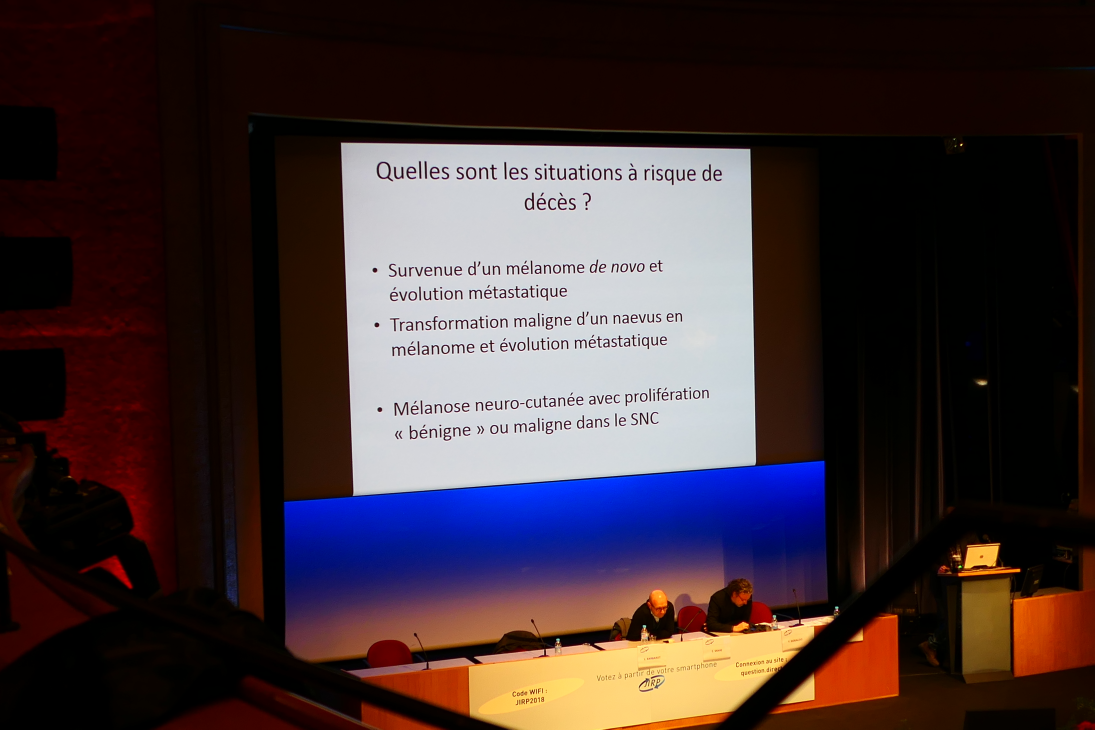
#> input picture P1000229.JPG, 5472 x 3648 px, found by its file name (shown at 1/5 size)
$ python scan.py   (older library calls are emulated)
#> lines starting #> are read from the running program, lines starting #| are printed output that depends on the picture; after the words box and inside, x2 and y2 are one past the last pixel; in counts of white or black regions, pixels touching at a corner belong together
# USAGE
# python scan.py --image images/page.jpg

# import packages
from pyimagesearch.transform import four_point_transform
import numpy as np
import cv2
from skimage.filters import threshold_local
import imutils

from matplotlib import pyplot as plt

# load the image from the rep

image = cv2.imread('P1000229.jpg',0)
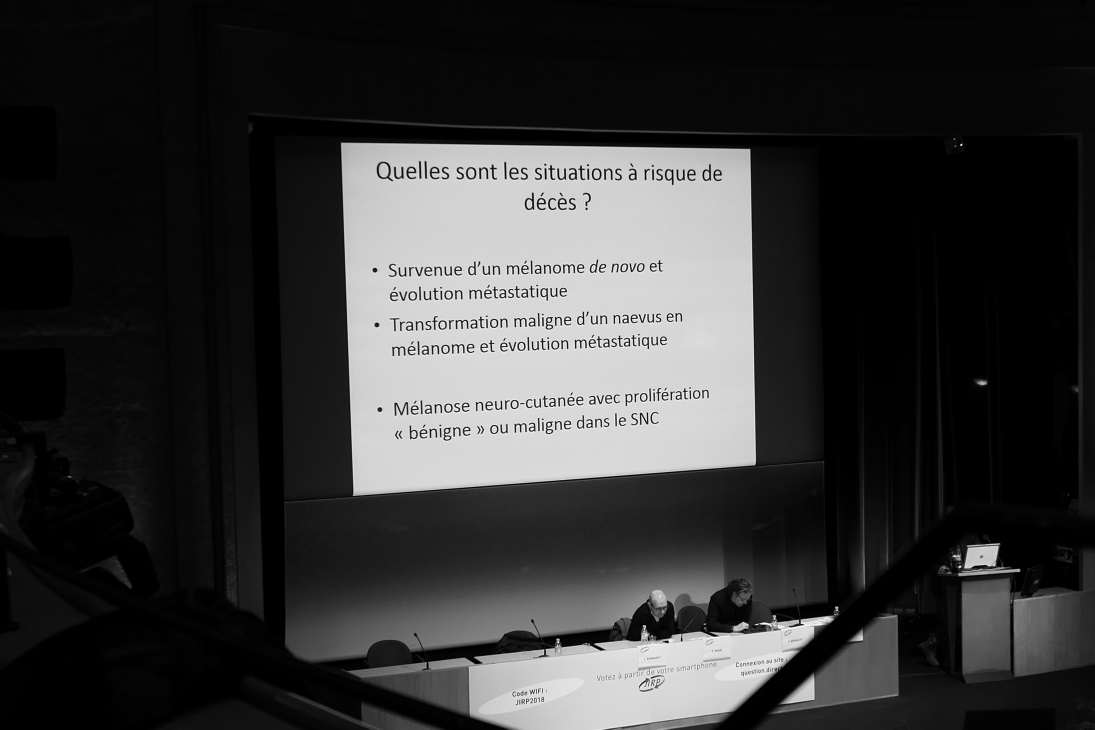
#> image: shape (3648, 5472) (shown at 1/5 size); min 0, max 255, mean 53.8

#Resize image to make it faster
ratio = image.shape[0] / 500.0
#> ratio = 7.3
orig = image.copy()
image = imutils.resize(image, height = 500)
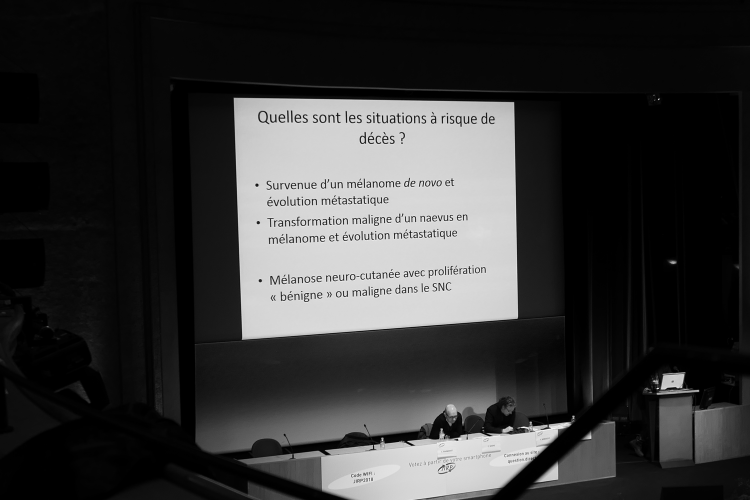
#> image: shape (500, 750); min 0, max 246, mean 53.8


# grayscale, blur, and find edges
blur = cv2.GaussianBlur(image,(5,5),0)
gray = cv2.GaussianBlur(image, (5, 5), 0)
edged = cv2.Canny(gray, 75, 200)
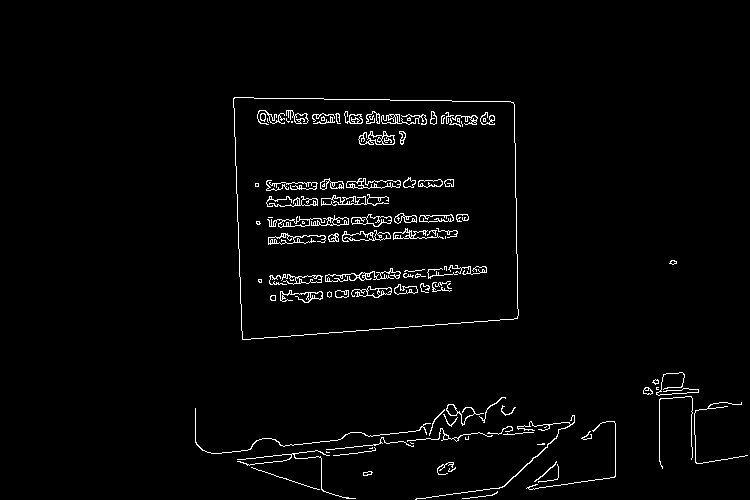
#> edged: shape (500, 750); 2.3% white in thin lines or dots, all inside (x1, y1, x2, y2) = (195, 97, 748, 500)

cv2.imshow('P1000229.jpg', image)

# show the original image and the edge detected image
print("We detect edges")
cv2.imshow("Blur", blur)
cv2.imshow("Edges", edged)


cv2.waitKey(0)
cv2.destroyAllWindows()

# find the contours in the edged image, keeping only the largest ones, and initialize the screen contour
cnts = cv2.findContours(edged.copy(), cv2.RETR_LIST, cv2.CHAIN_APPROX_SIMPLE)
#> cnts = 245 contours, 159 with area under 20; largest, box (x1, y1, x2, y2) and area: (233, 97, 519, 340) 63884, (233, 97, 519, 340) 63881, (346, 178, 401, 189) 332, (351, 214, 392, 227) 271, (358, 131, 395, 145) 239
cnts = cnts[0] if imutils.is_cv2() else cnts[1]
cnts = sorted(cnts, key = cv2.contourArea, reverse = True)[:5]
#> cnts = 5 contours; box (x1, y1, x2, y2) and area: (233, 97, 519, 340) 63884, (233, 97, 519, 340) 63881, (346, 178, 401, 189) 332, (351, 214, 392, 227) 271, (358, 131, 395, 145) 239

#Analyze the contours
for c in cnts:
	# approximate the contours
	peri = cv2.arcLength(c, True)
	approx = cv2.approxPolyDP(c, 0.02 * peri, True)

	# if our approximated contour has four points, then we
	# can assume that we have found our screen
	if len(approx) == 4:
		screenCnt = approx
		break
#> this loop made 1 pass
#> (peri, screenCnt) on pass 1: (1029.4, [[233, 98], [242, 339], [517, 318], [513, 102]])

# show the contour of the piece of paper
cv2.drawContours(image, [screenCnt], -1, (250, 0, 0), 4)
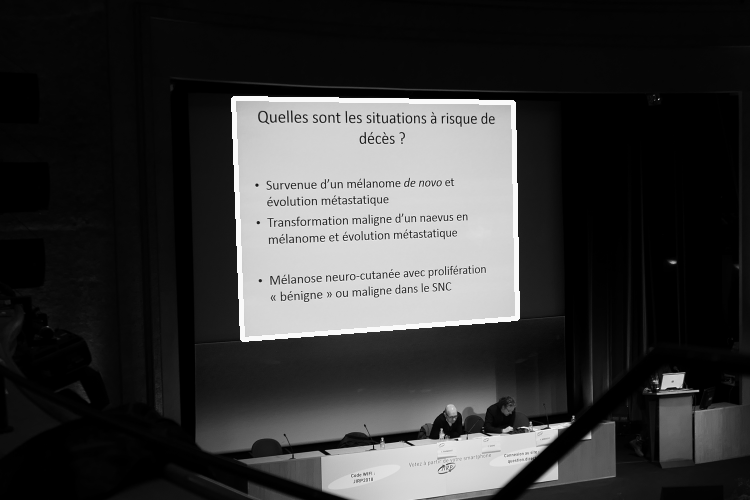
#> image: shape (500, 750); 1.35% of pixels changed, all inside (x1, y1, x2, y2) = (231, 96, 520, 342)
cv2.imshow("Outline", image)
cv2.waitKey(0)
cv2.destroyAllWindows()

# apply the four point transform to obtain a top-down
# view of the original image
#> (the run stopped early here; a loop or call above may not have finished)

$ run again, with P1000226.JPG copied over P1000229.JPG
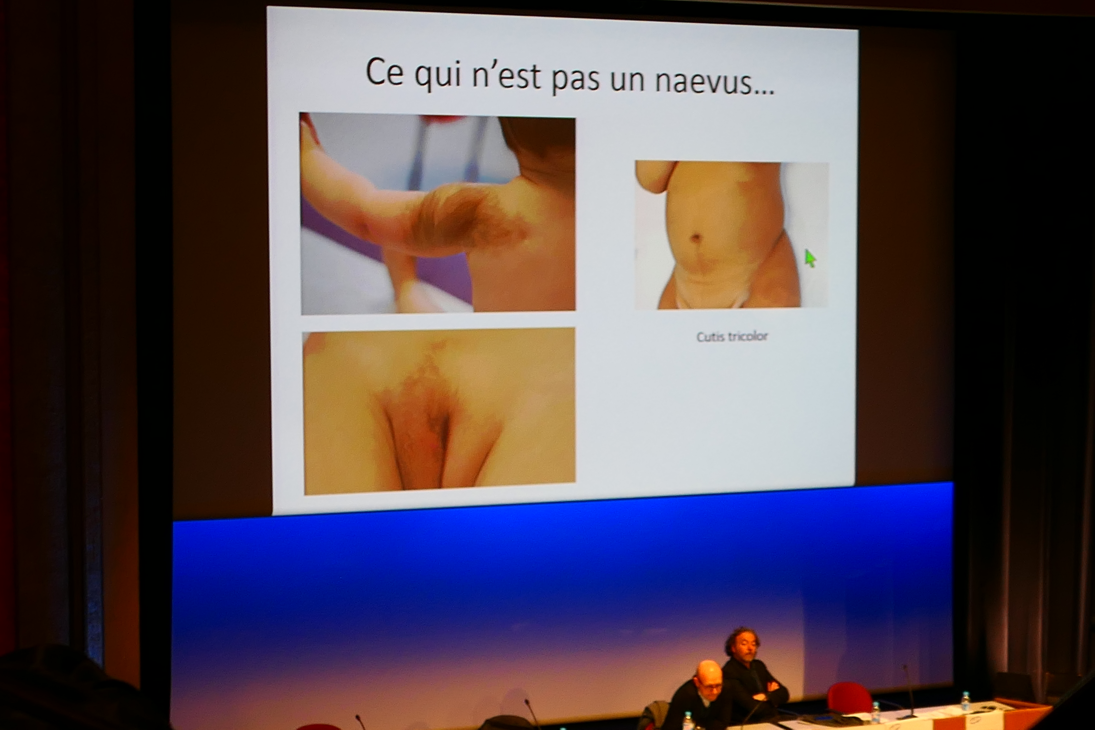
#> input picture P1000226.JPG, 5472 x 3648 px, found by its file name (shown at 1/5 size)
#> `edged = cv2.Canny(gray, 75, 200)`:
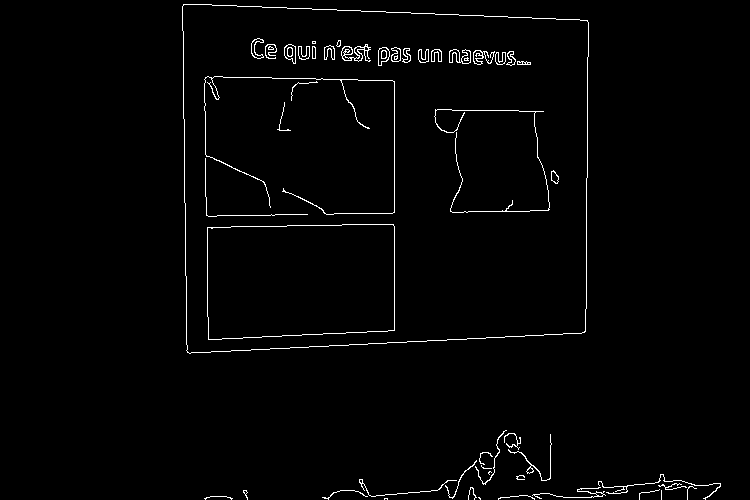
#> edged: shape (500, 750); 1.7% white in thin lines or dots, all inside (x1, y1, x2, y2) = (182, 4, 721, 500)
#> `cnts = cv2.findContours(edged.copy(), cv2.RETR_LIST, cv2.CHAIN_APPROX_..`: cnts = 94 contours, 40 with area under 20; largest, box (x1, y1, x2, y2) and area: (182, 4, 589, 354) 133166, (182, 4, 589, 354) 133164, (207, 224, 395, 340) 20428, (207, 224, 395, 340) 20424, (341, 44, 371, 62) 216
#> `cnts = sorted(cnts, key = cv2.contourArea, reverse = True)[:5]`: cnts = 5 contours; box (x1, y1, x2, y2) and area: (182, 4, 589, 354) 133166, (182, 4, 589, 354) 133164, (207, 224, 395, 340) 20428, (207, 224, 395, 340) 20424, (341, 44, 371, 62) 216
#> the loop `for c in cnts:` made 1 pass
#> (peri, screenCnt) on pass 1: (1482.1, [[183, 4], [187, 352], [585, 331], [587, 20]])
#> `cv2.drawContours(image, [screenCnt], -1, (250, 0, 0), 4)`:
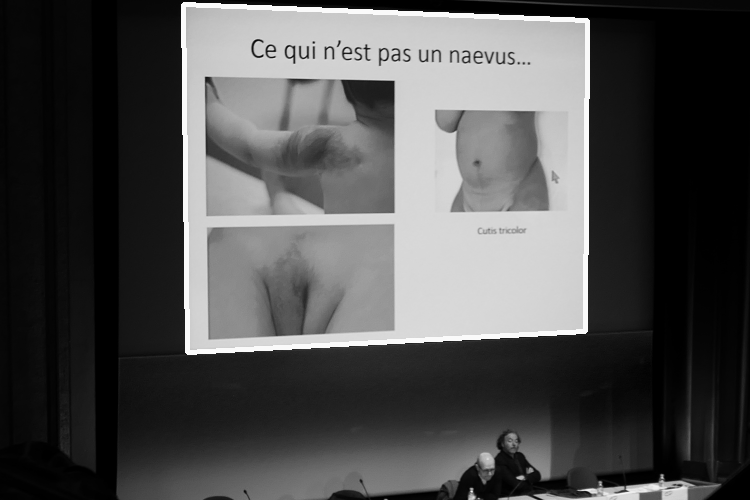
#> image: shape (500, 750); min 0, max 250, mean 78.4

$ run again, with P1000227.JPG copied over P1000229.JPG
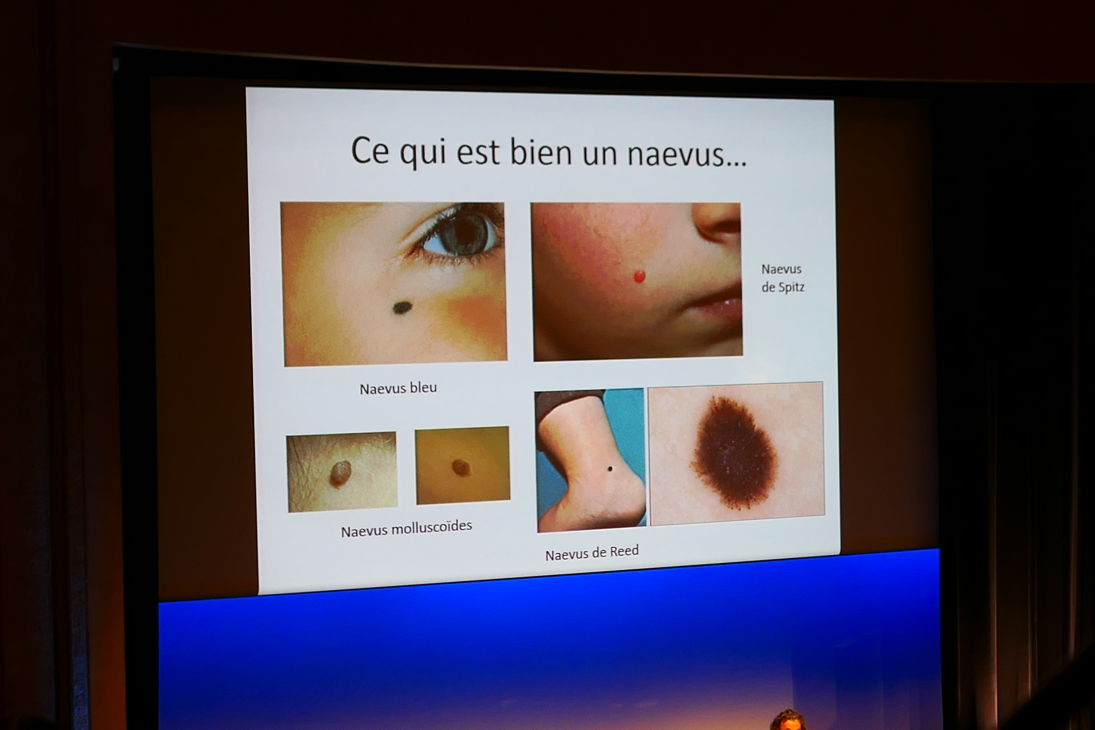
#> input picture P1000227.JPG, 5472 x 3648 px, found by its file name (shown at 1/5 size)
#> `edged = cv2.Canny(gray, 75, 200)`:
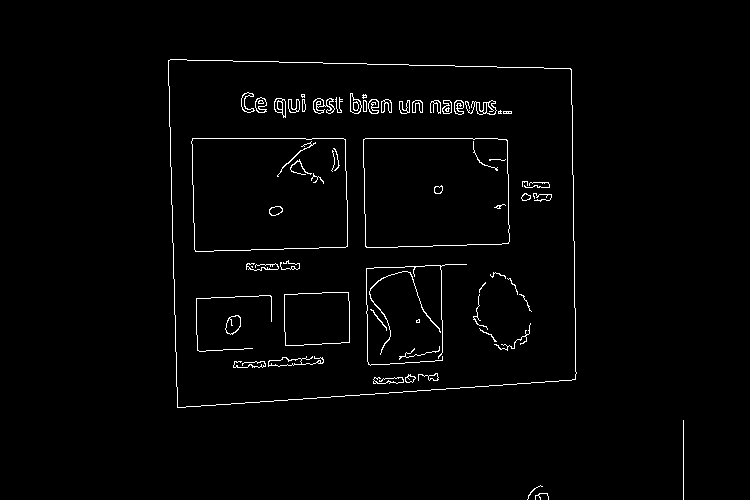
#> edged: shape (500, 750); 1.8% white in thin lines or dots, all inside (x1, y1, x2, y2) = (168, 59, 684, 500)
#> `cnts = cv2.findContours(edged.copy(), cv2.RETR_LIST, cv2.CHAIN_APPROX_..`: cnts = 117 contours, 51 with area under 20; largest, box (x1, y1, x2, y2) and area: (168, 59, 577, 408) 132244, (168, 59, 577, 408) 132241, (191, 138, 348, 252) 16996, (191, 138, 348, 252) 16994, (363, 138, 510, 248) 15422
#> `cnts = sorted(cnts, key = cv2.contourArea, reverse = True)[:5]`: cnts = 5 contours; box (x1, y1, x2, y2) and area: (168, 59, 577, 408) 132244, (168, 59, 577, 408) 132241, (191, 138, 348, 252) 16996, (191, 138, 348, 252) 16994, (363, 138, 510, 248) 15422
#> the loop `for c in cnts:` made 1 pass
#> (peri, screenCnt) on pass 1: (1480.4, [[168, 60], [177, 407], [575, 379], [570, 68]])
#> `cv2.drawContours(image, [screenCnt], -1, (250, 0, 0), 4)`:
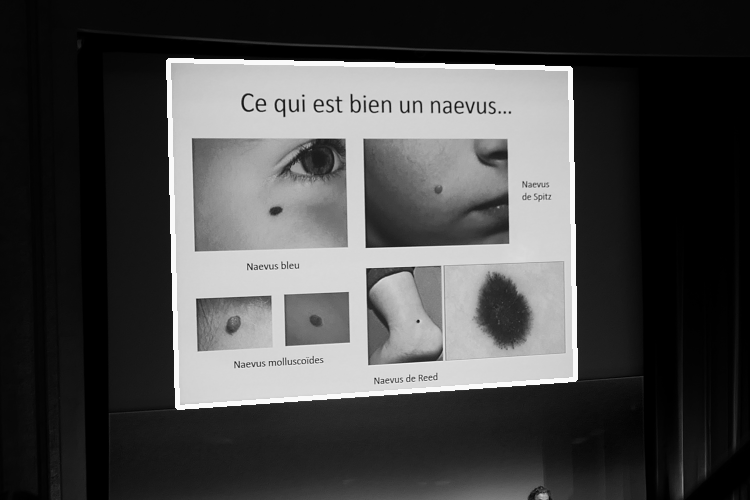
#> image: shape (500, 750); min 0, max 251, mean 72.4

$ run again, with P1000228.JPG copied over P1000229.JPG
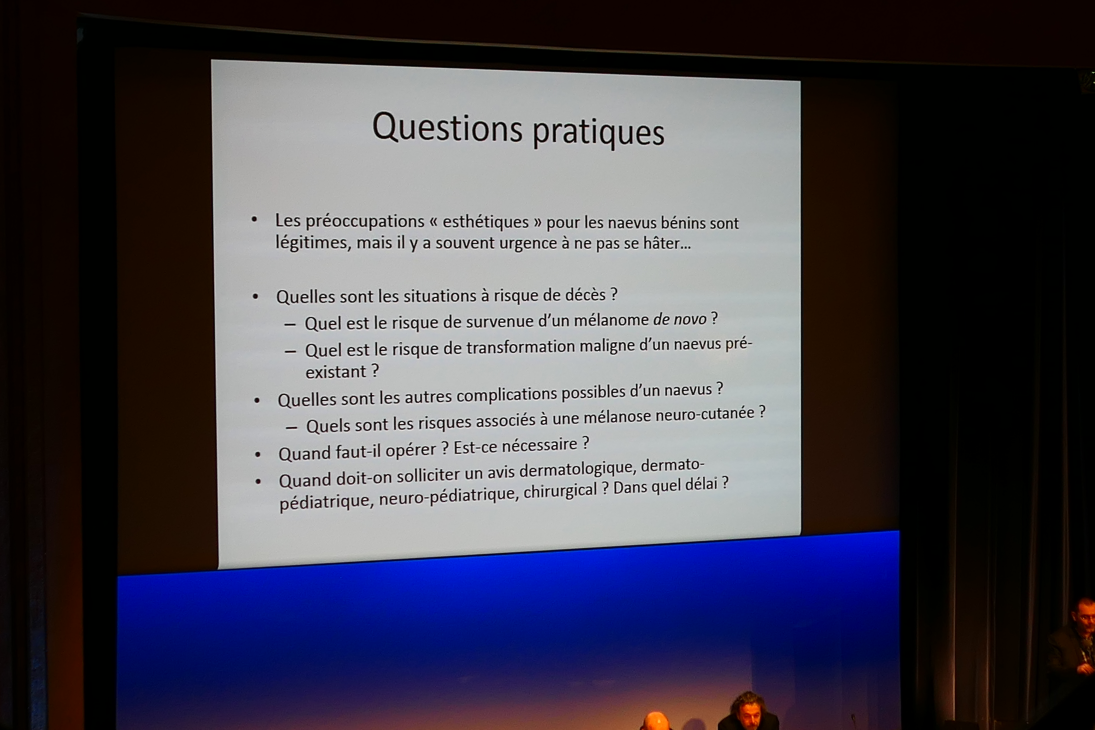
#> input picture P1000228.JPG, 5472 x 3648 px, found by its file name (shown at 1/5 size)
#> `edged = cv2.Canny(gray, 75, 200)`:
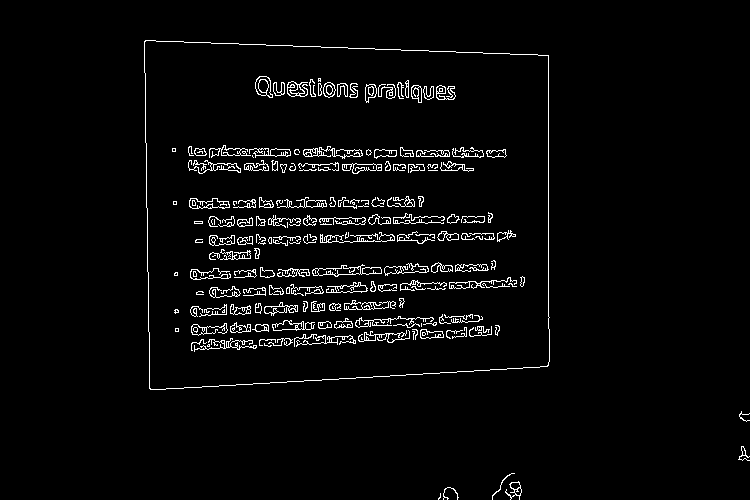
#> edged: shape (500, 750); 3.3% white in thin lines or dots, all inside (x1, y1, x2, y2) = (144, 40, 750, 500)
#> `cnts = cv2.findContours(edged.copy(), cv2.RETR_LIST, cv2.CHAIN_APPROX_..`: cnts = 397 contours, 235 with area under 20; largest, box (x1, y1, x2, y2) and area: (144, 40, 550, 390) 132637, (144, 40, 550, 390) 132632, (312, 264, 382, 277) 428, (189, 198, 230, 209) 288, (255, 76, 273, 98) 263
#> `cnts = sorted(cnts, key = cv2.contourArea, reverse = True)[:5]`: cnts = 5 contours; box (x1, y1, x2, y2) and area: (144, 40, 550, 390) 132637, (144, 40, 550, 390) 132632, (312, 264, 382, 277) 428, (189, 198, 230, 209) 288, (255, 76, 273, 98) 263
#> the loop `for c in cnts:` made 1 pass
#> (peri, screenCnt) on pass 1: (1480.7, [[144, 41], [150, 389], [548, 365], [548, 55]])
#> `cv2.drawContours(image, [screenCnt], -1, (250, 0, 0), 4)`:
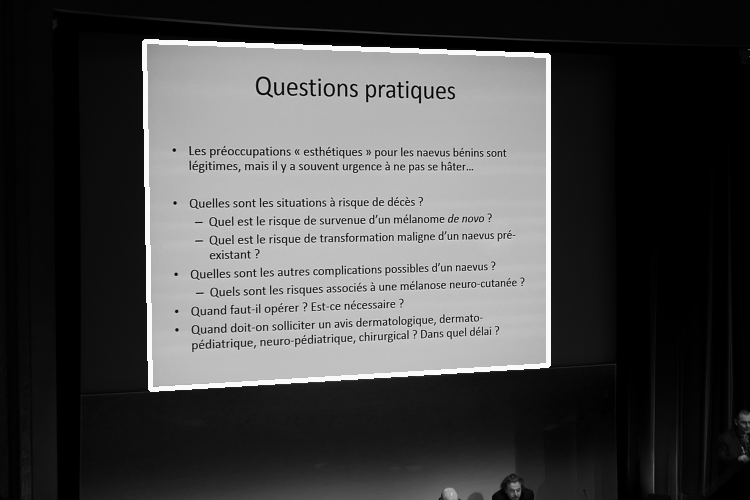
#> image: shape (500, 750); min 0, max 250, mean 72.9
